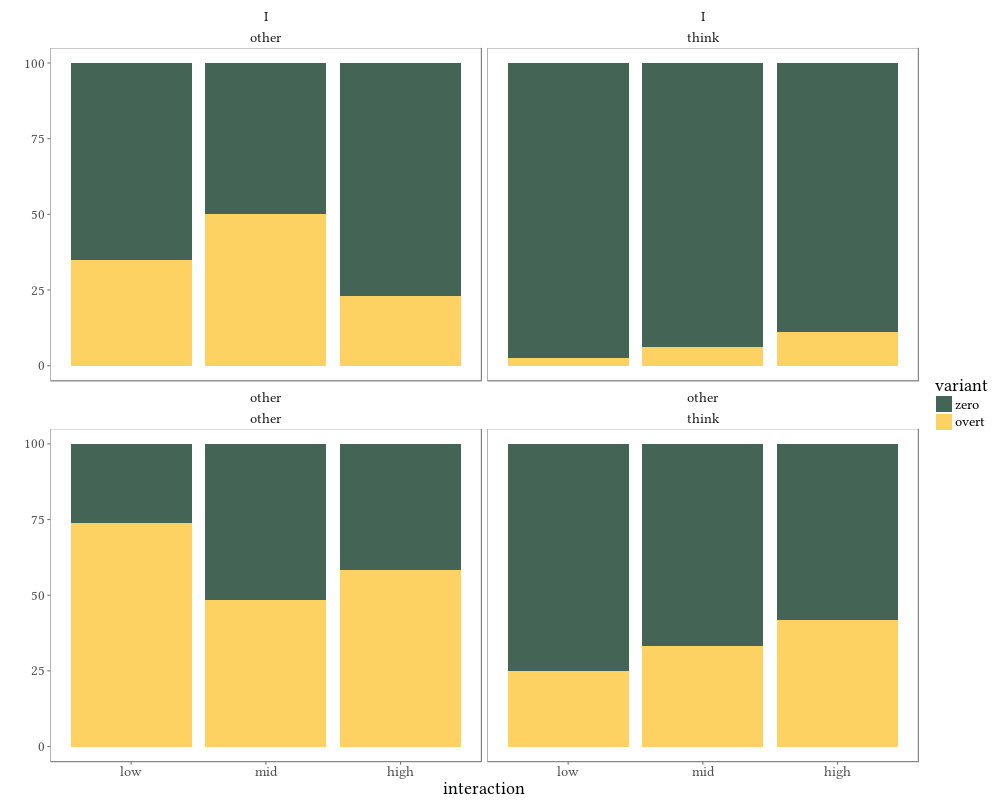

R code for this plot:
source("setup.R")

interaction.df <- table(df$investment,df$dep.var,df$matrix.subj.simp,df$matrix.verb)
interaction.df <- as.data.frame(interaction.df)
interaction.df <- ddply(interaction.df,.(Var1,Var3,Var4),transform,prop=(Freq/sum(Freq)*100))
interaction.cols <- ggplot(
						  aes(x=Var1,y=prop,fill = Var2),
						  data=interaction.df) +
	geom_bar(stat="identity",position="stack") +
	theme_few() +
	theme(text=element_text(family="Linux Libertine O",size=18)) +
	labs(fill="variant",x="interaction",y="") +
	#geom_text(aes(x = Var1, y = prop, ymax = prop, hjust = 0.5, label = (Freq)), family = "Linux Libertine O") +
	facet_wrap(Var3~Var4) +
	#scale_fill_few()
	scale_fill_manual(values=wes_palette(n=3,name="Chevalier1"))

png("interactioncollapsed.png",height=800,width=1000)
interaction.cols
dev.off()

interaction.df <- table(df$investment,df$dep.var,df$matrix.verb)
interaction.df <- as.data.frame(interaction.df)
interaction.df <- ddply(interaction.df,.(Var1,Var3),transform,prop=(Freq/sum(Freq)*100))
interaction.cols <- ggplot(
						  aes(x=Var1,y=prop,fill = Var2),
						  data=interaction.df) +
	geom_bar(stat="identity",position="stack") +
	theme_few() +
	theme(text=element_text(family="Linux Libertine O",size=18)) +
	labs(fill="variant",x="interaction",y="") +
	geom_text(aes(x = Var1, y = prop, ymax = prop, hjust = 0.5, label = (Freq)), family = "Linux Libertine O") +
	facet_wrap(~Var3) +
	#scale_fill_few()
	scale_fill_manual(values=wes_palette(n=3,name="Royal1"))
interaction.cols

interaction.df <- table(df$investment,df$dep.var,df$matrix.subj.simp)
interaction.df <- as.data.frame(interaction.df)
interaction.df <- ddply(interaction.df,.(Var1,Var3),transform,prop=(Freq/sum(Freq)*100))
interaction.cols <- ggplot(
						  aes(x=Var1,y=prop,fill = Var2),
						  data=interaction.df) +
	geom_bar(stat="identity",position="stack") +
	theme_few() +
	theme(text=element_text(family="Linux Libertine O",size=18)) +
	labs(fill="variant",x="interaction",y="") +
	geom_text(aes(x = Var1, y = prop, ymax = prop, hjust = 0.5, label = (Freq)), family = "Linux Libertine O") +
	facet_wrap(~Var3) +
	#scale_fill_few()
	scale_fill_manual(values=wes_palette(n=3,name="Royal1"))
interaction.cols
